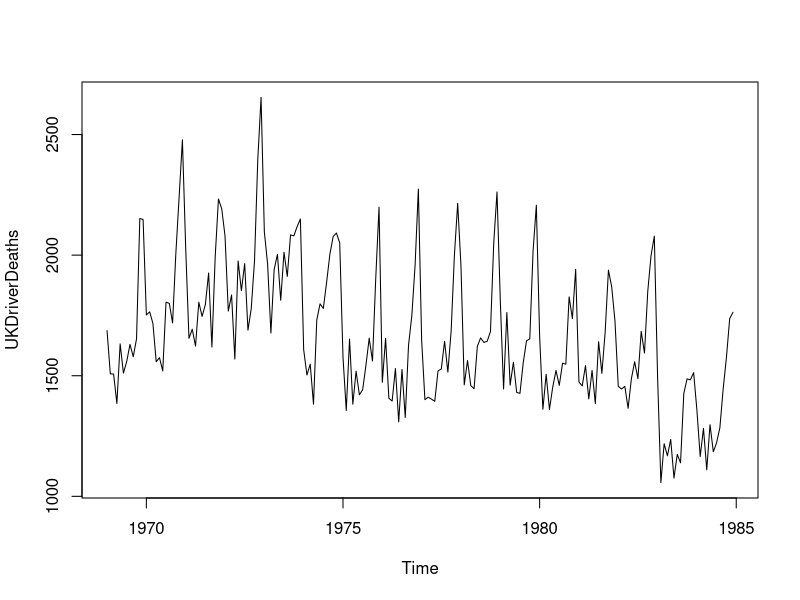
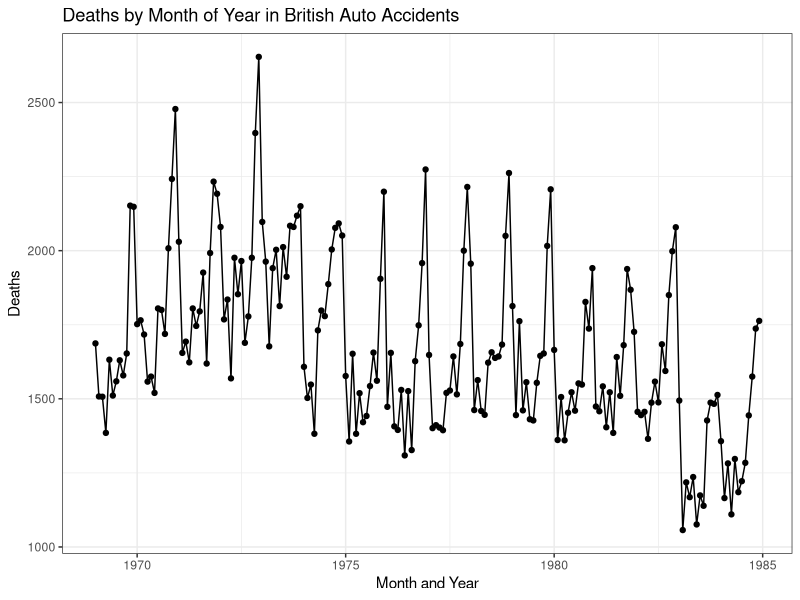
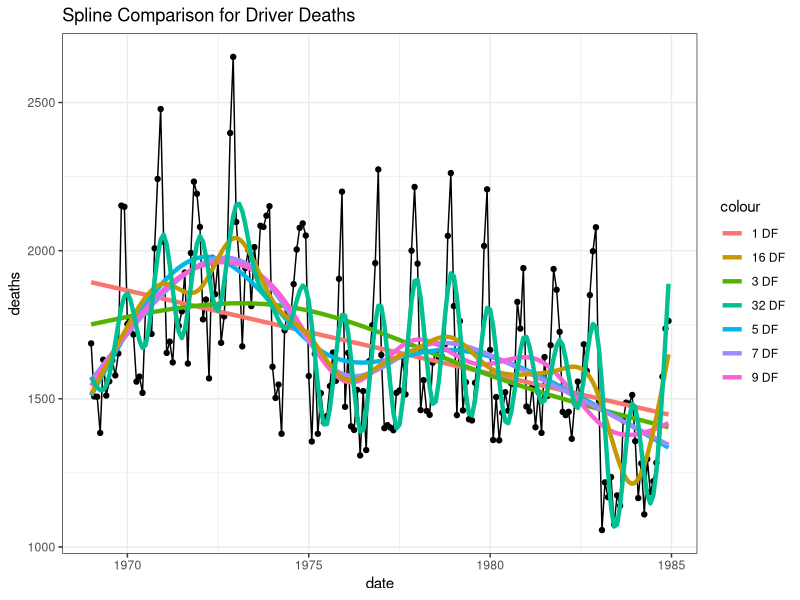
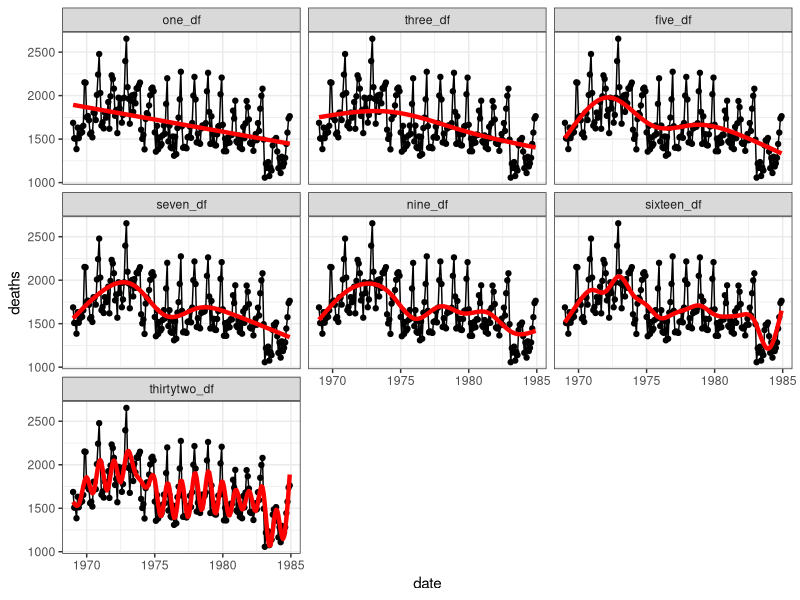
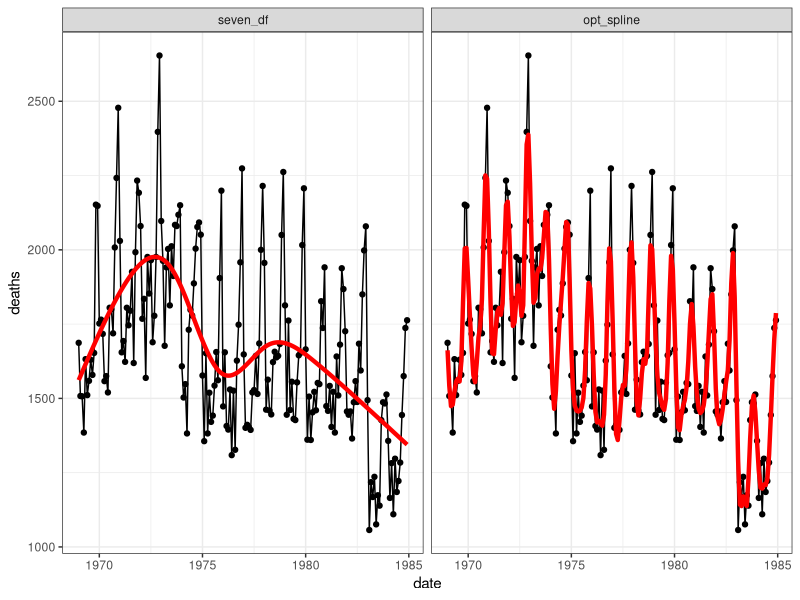
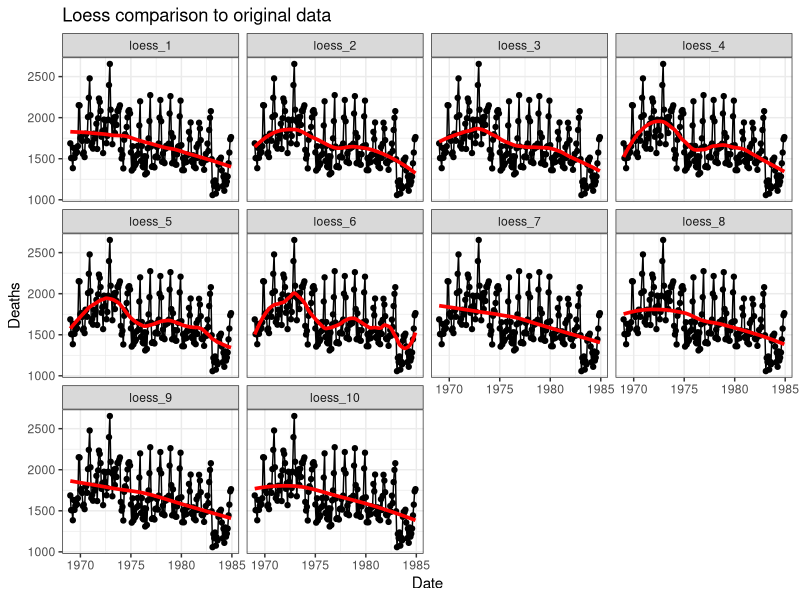
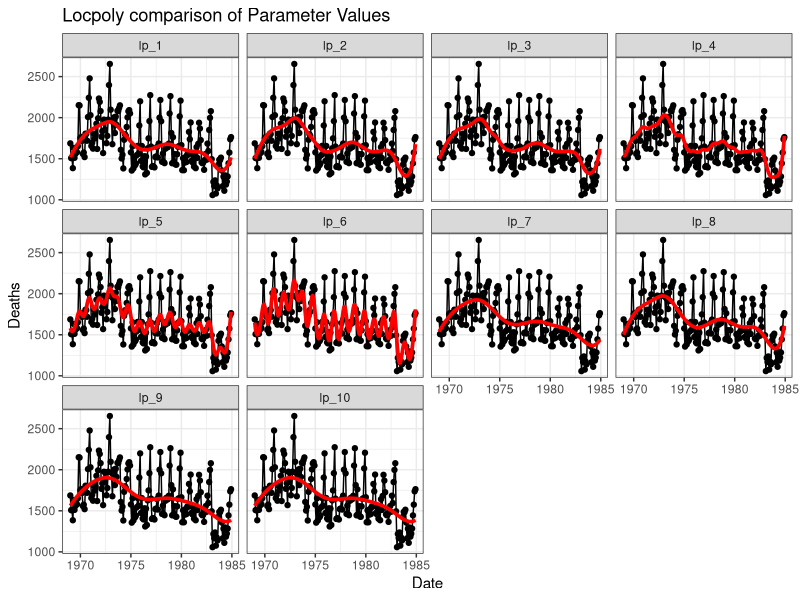
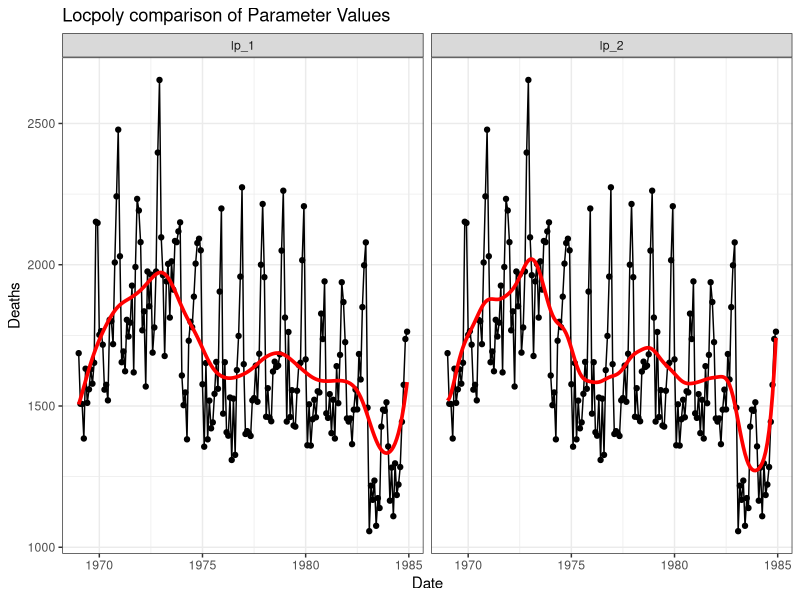

Write the R code that produced these figures, in order.
# Lecture 5 stuff

library(datasets)
library(tidyverse)
library(splines)

plot(UKDriverDeaths)

mod_df <- data.frame(deaths = as.matrix(UKDriverDeaths), date = time(UKDriverDeaths))

# 1. Plot. Comment on trends
mod_df %>%
  ggplot(aes(x = date, y = deaths)) +
  geom_point() + geom_line() +
  ggtitle("Deaths by Month of Year in British Auto Accidents") +
  xlab("Month and Year") + ylab("Deaths") +
  theme_bw()

# The cyclic behavior of driving deaths is evident in the data set. It appears to peak in the Summer months
# and decline towards the Winter months. In terms of overall trend, there seems to be an immediate reduction
# in Auto Accident Deaths leading into 1984. I am unsure as to whether this change is real or not as it seems 
# driving deaths are climbing back up towards the end of 1985. Perhaps it is coincidence, though I expect not.

# 2. Fit natural splines with varying DF until fit is good. Comment on the process
basic_mod <- lm(deaths ~ ns(date, df = 1), data = mod_df)
three_mod <- lm(deaths ~ ns(date, df = 3), data = mod_df)
five_mod <- lm(deaths ~ ns(date, df = 5), data = mod_df)
seven_mod <- lm(deaths ~ ns(date, df = 7), data = mod_df)
nine_mod <- lm(deaths ~ ns(date, df = 9), data = mod_df)
sixteen_mod <- lm(deaths ~ ns(date, df = 16), data = mod_df)
thirtytwo_mod <- lm(deaths ~ ns(date, df = 32), data = mod_df)

mod_df %>%
  mutate(one_df = basic_mod$fitted.values,
         three_df = three_mod$fitted.values,
         five_df = five_mod$fitted.values,
         seven_df = seven_mod$fitted.values,
         nine_df = nine_mod$fitted.values,
         sixteen_df = sixteen_mod$fitted.values,
         thirtytwo_df = thirtytwo_mod$fitted.values) %>%
  ggplot(aes(x = date, y = deaths)) +
  geom_point() + geom_line() +
  geom_line(aes(y = one_df, col = '1 DF'), size = 1.5) +
  geom_line(aes(y = three_df, col = '3 DF'), size = 1.5) +
  geom_line(aes(y = five_df, col = '5 DF'), size = 1.5) +
  geom_line(aes(y = seven_df, col = '7 DF'), size = 1.5) +
  geom_line(aes(y = nine_df, col = '9 DF'), size = 1.5) +
  geom_line(aes(y = sixteen_df, col = '16 DF'), size = 1.5) +
  geom_line(aes(y = thirtytwo_df, col = '32 DF'), size = 1.5) +
  ggtitle("Spline Comparison for Driver Deaths") +
  theme_bw()

# A little messy, facet_wrap this in some smart way
mod_df %>%
  mutate(one_df = basic_mod$fitted.values,
         three_df = three_mod$fitted.values,
         five_df = five_mod$fitted.values,
         seven_df = seven_mod$fitted.values,
         nine_df = nine_mod$fitted.values,
         sixteen_df = sixteen_mod$fitted.values,
         thirtytwo_df = thirtytwo_mod$fitted.values) %>%
  gather(DF, Fit, -deaths, -date) %>%
  mutate(DF.f = factor(DF, levels = c('one_df', 'three_df', 'five_df', 'seven_df', 'nine_df', 
                                      'sixteen_df', 'thirtytwo_df'))) %>%
  ggplot(aes(x = date, y = deaths)) +
  geom_point() + geom_line() +
  geom_line(aes(y = Fit), col = 'red', size = 1.5) +
  facet_wrap(~DF.f) +
  theme_bw()

# It appears to me that the monthly trend is obviously chased with 32 degrees of freedom and 
# slightly chased with 16 degrees of freedom. Somewhere between 5 degrees of freedom and nine degrees
# of freedom seems to be about right. From this, I would select 7 degrees of freedom. This selection
# seems to balance the overall trend with minimal monthly chasing. 

# 3. Fit optimal smoothing spline, compare.
opt_spline <- smooth.spline(mod_df$date, mod_df$deaths, cv = TRUE) # specify LOOCV
opt_spline$y

mod_df %>%
  mutate(seven_df = seven_mod$fitted.values,
         opt_spline = opt_spline$y) %>%
  gather(DF, Fit, -deaths, -date) %>%
  mutate(DF.f = factor(DF, levels = c('seven_df', 'opt_spline'))) %>%
  ggplot(aes(x = date, y = deaths)) +
  geom_point() + geom_line() +
  geom_line(aes(y = Fit), col = 'red', size = 1.5) +
  facet_wrap(~DF.f) +
  theme_bw()

# a) How well does the optimal spline meet the objective?

# The optimal smoothing spline does a poor job of meeting our objective. Instead it picks a large
# number of degrees of freedom and chases the monthly trends. 

# b) Are the DF similar to those from the natural splines?

# The DF differ greatly between the models. My selected model has only 7 DF while the optimal curve
# has equivalent degrees of freedom of `r opt_spline$df`.

# 4. Fit loess curves with various spans and degrees until one looks good. Plot the results and discuss

loess_1 <- loess(deaths ~ date, data = mod_df, span = 0.75, degree = 1)
loess_2 <- loess(deaths ~ date, data = mod_df, span = 0.75, degree = 2)
loess_3 <- loess(deaths ~ date, data = mod_df, span = 0.5, degree = 1)
loess_4 <- loess(deaths ~ date, data = mod_df, span = 0.5, degree = 2)
loess_5 <- loess(deaths ~ date, data = mod_df, span = 0.25, degree = 1)
loess_6 <- loess(deaths ~ date, data = mod_df, span = 0.25, degree = 2)
loess_7 <- loess(deaths ~ date, data = mod_df, span = 1, degree = 1)
loess_8 <- loess(deaths ~ date, data = mod_df, span = 1, degree = 2)
loess_9 <- loess(deaths ~ date, data = mod_df, span = 1.25, degree = 1)
loess_10 <- loess(deaths ~ date, data = mod_df, span = 1.25, degree = 2)

mod_df %>%
  mutate(loess_1 = loess_1$fitted,
         loess_2 = loess_2$fitted,
         loess_3 = loess_3$fitted,
         loess_4 = loess_4$fitted,
         loess_5 = loess_5$fitted,
         loess_6 = loess_6$fitted,
         loess_7 = loess_7$fitted,
         loess_8 = loess_8$fitted,
         loess_9 = loess_9$fitted,
         loess_10 = loess_10$fitted) %>%
  gather(Fit, Value, -deaths, -date) %>%
  mutate(loess_f = factor(Fit, levels = c('loess_1', 'loess_2', 'loess_3', 'loess_4', 'loess_5',
                                          'loess_6', 'loess_7', 'loess_8', 'loess_9', 'loess_10'))) %>%
  ggplot(aes(x = date, y = deaths)) +
  geom_point() + geom_line() +
  geom_line(aes(y = Value), size = 1.25, col = 'red') +
  ggtitle("Loess comparison to original data") +
  xlab("Date") + ylab("Deaths") +
  facet_wrap(~ loess_f) + theme_bw()

# Assuming the objective is still to identify the trend and ignore chasing monthly trends, the 4th
# loess curve above seems to do the most reasonable job. This uses a span of 0.5 and a degree of 2. 
# Using a span of 0.5 implies a fraction of the data will be used in each fit. A degree of 2 gives
# the most flexible polynomial possible in the loess function. These decisions make sense in the 
# context of cyclical data such as the deaths dataset.


# a) Repeat with a normal kernel

library(KernSmooth)
# bandwidth=variance of kernel.
#
lp_1 <- locpoly(x=mod_df$date, y=mod_df$deaths, gridsize = dim(mod_df)[1], bandwidth=.75, degree=1)
lp_2 <- locpoly(x=mod_df$date, y=mod_df$deaths, gridsize = dim(mod_df)[1], bandwidth=.75, degree=2)
lp_3 <- locpoly(x=mod_df$date, y=mod_df$deaths, gridsize = dim(mod_df)[1], bandwidth=.5, degree=1)
lp_4 <- locpoly(x=mod_df$date, y=mod_df$deaths, gridsize = dim(mod_df)[1], bandwidth=.5, degree=2)
lp_5 <- locpoly(x=mod_df$date, y=mod_df$deaths, gridsize = dim(mod_df)[1], bandwidth=.25, degree=1)
lp_6 <- locpoly(x=mod_df$date, y=mod_df$deaths, gridsize = dim(mod_df)[1], bandwidth=.25, degree=2)
lp_7 <- locpoly(x=mod_df$date, y=mod_df$deaths, gridsize = dim(mod_df)[1], bandwidth=1, degree=1)
lp_8 <- locpoly(x=mod_df$date, y=mod_df$deaths, gridsize = dim(mod_df)[1], bandwidth=1, degree=2)
lp_9 <- locpoly(x=mod_df$date, y=mod_df$deaths, gridsize = dim(mod_df)[1], bandwidth=1.25, degree=1)
lp_10 <- locpoly(x=mod_df$date, y=mod_df$deaths, gridsize = dim(mod_df)[1], bandwidth=1.25, degree=1)

mod_df %>%
  mutate(lp_1 = lp_1$y,
         lp_2 = lp_2$y,
         lp_3 = lp_3$y,
         lp_4 = lp_4$y,
         lp_5 = lp_5$y,
         lp_6 = lp_6$y,
         lp_7 = lp_7$y,
         lp_8 = lp_8$y,
         lp_9 = lp_9$y,
         lp_10 = lp_10$y) %>%
  gather(Fit, Value, -deaths, -date) %>%
  mutate(Fit_f = factor(Fit, levels= c('lp_1', 'lp_2', 'lp_3', 'lp_4', 'lp_5',
                                       'lp_6', 'lp_7', 'lp_8', 'lp_9', 'lp_10'))) %>%
  ggplot(aes(x = date, y = deaths)) +
  geom_point() + geom_line() +
  geom_line(aes(y = Value), col = 'red', size = 1.25) +
  ggtitle("Locpoly comparison of Parameter Values") +
  xlab("Date") + ylab("Deaths") +
  facet_wrap(~ Fit_f) +
  theme_bw()

# The plots using a Normal Kernel seem to suggest that lp_1, lp_2, and lp_8 match the trend without
# excessively chasing errors. I would be comfortable using any of the three. lp_1 uses bandwidth = 0.75, 
# degree 1. lp_2 uses bandwidth = 0.75, degree 2. And lp_3 uses bandwidth = 1, degree 2.


# b) Also try the optimal bandwidth with the normal kernel
lambda <- dpill(x=mod_df$date, y=mod_df$deaths)
lp.1.opt <- locpoly(x=mod_df$date, y=mod_df$deaths, gridsize = dim(mod_df)[1], bandwidth=lambda, degree=1)
lp.2.opt <- locpoly(x=mod_df$date, y=mod_df$deaths, gridsize = dim(mod_df)[1], bandwidth=lambda, degree=2)

mod_df %>%
  mutate(lp_1 = lp.1.opt$y,
         lp_2 = lp.2.opt$y) %>%
  gather(Fit, Value, -deaths, -date) %>%
  mutate(Fit_f = factor(Fit, levels= c('lp_1', 'lp_2'))) %>%
  ggplot(aes(x = date, y = deaths)) +
  geom_point() + geom_line() +
  geom_line(aes(y = Value), col = 'red', size = 1.25) +
  ggtitle("Locpoly comparison of Parameter Values") +
  xlab("Date") + ylab("Deaths") +
  facet_wrap(~ Fit_f) +
  theme_bw()

# The optimal lambda approach yields, with either degree 1 or 2, a similar fit to the above selections.
# Neither overly chases the errors while also capturing the overall trend. If I had to choose, I would 
# take the degree 1 fit (lp_1) here as it is not as heavily pulled by the data points on the boundary.

# 5. Compare the best results from each type of smoother. Is one class of smoothers better for this 
# problem?

# Given the cyclic nature of the data, I believe the loess smoother to be a more natural fit to this
# type of data. 

# Make some actual numerical comparisons, using rMSE on a prediction set or something of the sort.